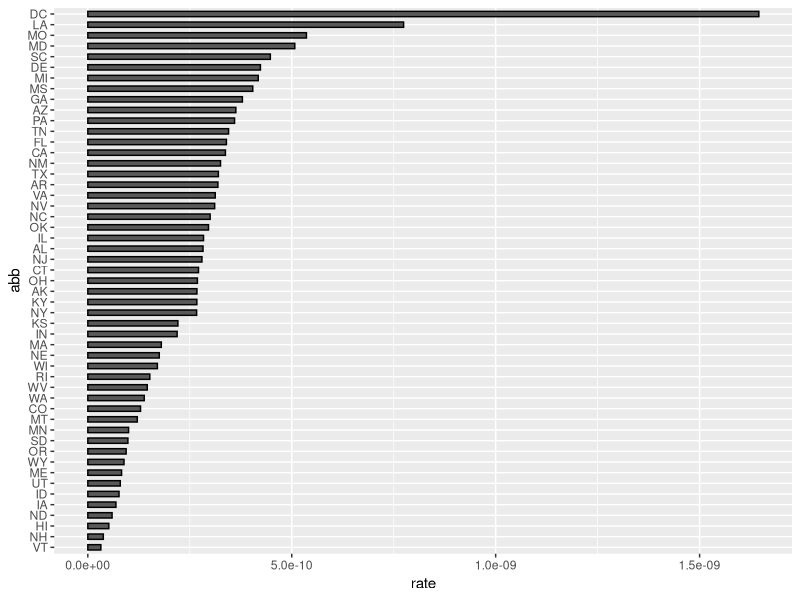

This figure's R source:
## ---- chunk 1
knitr::opts_chunk$set(echo = TRUE)
## ---- chunk 2
library(tidyverse)
library(dslabs)
## ---- chunk 3
data(murders)
head(murders)
## ---- chunk 4
murders=murders %>% mutate(rate=total/population/100000)
murders %>% mutate(abb = reorder(abb, rate)) %>%
  ggplot(aes(abb, rate)) +
  geom_bar(width = 0.5, stat = "identity", color = "black") +
  coord_flip()
